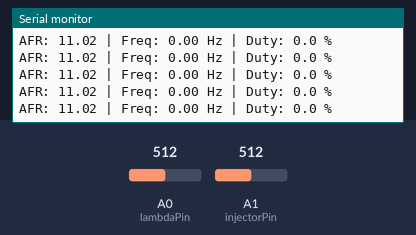
Bench run of a sketch on a simulated Arduino Uno, built with avr-gcc and run on an emulated ATmega328P. Shown: the last lines printed to the serial monitor. The test bench sets the inputs (shaded band); at power-on: A0 (lambdaPin) = 512, A1 (injectorPin) = 512.

Above: at 1.2 s.
1.3 s: A0 (lambdaPin) set to 716
At 1.33 s:
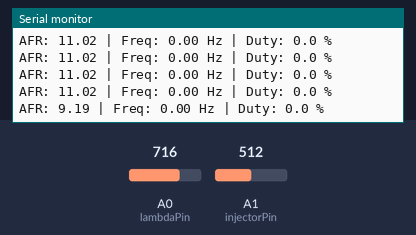
2.8 s: A0 (lambdaPin) set to 900
At 2.86 s:
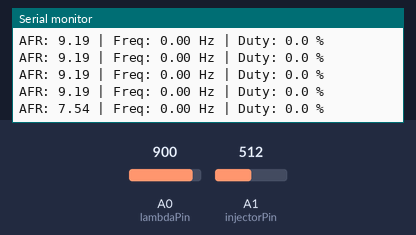
Timing chart, 0 to 5.8 s (numbered marks = the images above; inputs shaded):
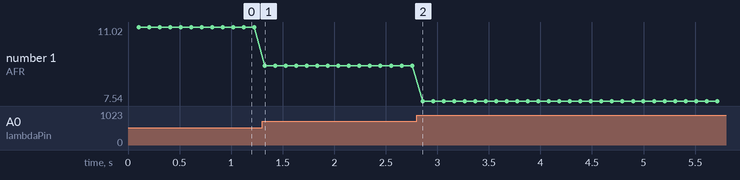

The sketch:

simple_lambda.ino
```cpp
// Simple Lambda Probe Monitor
// This code monitors a narrowband lambda probe and estimates AFR.
// It also measures the oscillation frequency and duty cycle.

#ifndef UNIT_TEST
#include <Arduino.h>
#endif

// Define analog pins for lambda probe and injector signals
#ifdef ARDUINO
const int lambdaPin = A0;
const int injectorPin = A1;
#else
const int lambdaPin = 0;
const int injectorPin = 1;
#endif

// Define voltage range for lambda probe signal
const float lambdaMin = 0.1;
const float lambdaMax = 0.9;

// Define ideal stoichiometric ratio for gasoline engines
const float stoichRatio = 14.7;

// Define threshold value for AFR crossing stoichiometric point
const float threshold = 0.05;

// Define filter window size for moving average
const int windowSize = 10;

// Global variables
float lambdaVoltage = 0;
float injectorVoltage = 0;
float AFR = 14.7;

float lambdaFiltered = 0;
float injectorFiltered = 0;
float AFRFiltered = 14.7;

float lambdaWindow[windowSize];
float injectorWindow[windowSize];
float AFRWindow[windowSize];

float AFRPrev = 14.7;

float period = 0;
float dutyCycle = 0;
float frequency = 0;

unsigned long startTime = 0;
unsigned long highTime = 0;

// Function to calculate moving average of a sensor reading using a window array
float movingAverage(float reading, float window[]) {
  for (int i = 0; i < windowSize - 1; i++) {
    window[i] = window[i + 1];
  }
  window[windowSize - 1] = reading;

  float sum = 0;
  for (int i = 0; i < windowSize; i++) {
    sum += window[i];
  }
  return sum / windowSize;
}

// Map function for floats
float mapFloat(float x, float in_min, float in_max, float out_min, float out_max) {
  if (in_max == in_min) return out_min;
  return (x - in_min) * (out_max - out_min) / (in_max - in_min) + out_min;
}

void setup() {
  Serial.begin(115200);
  for (int i = 0; i < windowSize; i++) {
    lambdaWindow[i] = 0;
    injectorWindow[i] = 0;
    AFRWindow[i] = 14.7;
  }
  AFRFiltered = 14.7;
  AFRPrev = 14.7;
  startTime = 0;
  period = 0;
  frequency = 0;
  dutyCycle = 0;
}

void loop() {
  lambdaVoltage = analogRead(lambdaPin) * (5.0 / 1023.0);
  injectorVoltage = analogRead(injectorPin) * (5.0 / 1023.0);

  AFR = mapFloat(lambdaVoltage, lambdaMin, lambdaMax, stoichRatio * (1 + threshold), stoichRatio * (1 - threshold));

  lambdaFiltered = movingAverage(lambdaVoltage, lambdaWindow);
  injectorFiltered = movingAverage(injectorVoltage, injectorWindow);
  AFRFiltered = movingAverage(AFR, AFRWindow);

  bool risingEdge = (AFRPrev < stoichRatio) && (AFRFiltered >= stoichRatio);
  bool fallingEdge = (AFRPrev >= stoichRatio) && (AFRFiltered < stoichRatio);

  if (risingEdge) {
    unsigned long now = millis();
    if (startTime != 0) {
        period = (now - startTime) / 1000.0;
        if (period > 0) {
            frequency = 1.0 / period;
            if (highTime > 0) {
                dutyCycle = (highTime / 1000.0) / period;
            }
        }
    }
    startTime = now;
  }
  else if (fallingEdge) {
    unsigned long now = millis();
    if (startTime != 0) {
        highTime = (now - startTime);
    }
  }

  static unsigned long lastPrint = 0;
  if (millis() - lastPrint > 100) {
    Serial.print("AFR: ");
    Serial.print(AFRFiltered, 2);
    Serial.print(" | Freq: ");
    Serial.print(frequency, 2);
    Serial.print(" Hz | Duty: ");
    Serial.print(dutyCycle * 100, 1);
    Serial.println(" %");
    lastPrint = millis();
  }

  AFRPrev = AFRFiltered;
}
```

Measured:
- after the input at 1.3 s, the serial monitor: prints a new line at once (image 1)
- after the input at 2.8 s, the serial monitor: prints a new line after 0.06 s (image 2)
- plotted number 1: 11.02 → 9.19 after the input at 1.3 s, 9.19 → 7.54 after the input at 2.8 s
